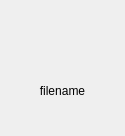
<?xml version="1.0" encoding="UTF-8"?>
<ui version="4.0">
 <class>FileWidget</class>
 <widget class="QWidget" name="FileWidget">
  <property name="geometry">
   <rect>
    <x>0</x>
    <y>0</y>
    <width>125</width>
    <height>136</height>
   </rect>
  </property>
  <property name="sizePolicy">
   <sizepolicy hsizetype="Fixed" vsizetype="Fixed">
    <horstretch>0</horstretch>
    <verstretch>0</verstretch>
   </sizepolicy>
  </property>
  <property name="minimumSize">
   <size>
    <width>100</width>
    <height>0</height>
   </size>
  </property>
  <property name="mouseTracking">
   <bool>true</bool>
  </property>
  <property name="focusPolicy">
   <enum>Qt::NoFocus</enum>
  </property>
  <property name="windowTitle">
   <string>Form</string>
  </property>
  <layout class="QGridLayout" name="gridLayout">
   <property name="leftMargin">
    <number>0</number>
   </property>
   <property name="topMargin">
    <number>0</number>
   </property>
   <property name="rightMargin">
    <number>0</number>
   </property>
   <property name="bottomMargin">
    <number>0</number>
   </property>
   <property name="horizontalSpacing">
    <number>0</number>
   </property>
   <property name="verticalSpacing">
    <number>4</number>
   </property>
   <item row="1" column="0">
    <widget class="QLabel" name="name">
     <property name="text">
      <string>filename</string>
     </property>
     <property name="alignment">
      <set>Qt::AlignHCenter|Qt::AlignTop</set>
     </property>
     <property name="wordWrap">
      <bool>true</bool>
     </property>
    </widget>
   </item>
   <item row="0" column="0">
    <widget class="QWidget" name="widget" native="true">
     <layout class="QHBoxLayout" name="horizontalLayout">
      <property name="spacing">
       <number>0</number>
      </property>
      <property name="leftMargin">
       <number>0</number>
      </property>
      <property name="topMargin">
       <number>0</number>
      </property>
      <property name="rightMargin">
       <number>0</number>
      </property>
      <property name="bottomMargin">
       <number>0</number>
      </property>
      <item>
       <widget class="QWidget" name="icon" native="true">
        <property name="sizePolicy">
         <sizepolicy hsizetype="Fixed" vsizetype="Fixed">
          <horstretch>0</horstretch>
          <verstretch>0</verstretch>
         </sizepolicy>
        </property>
        <property name="minimumSize">
         <size>
          <width>60</width>
          <height>80</height>
         </size>
        </property>
        <property name="layoutDirection">
         <enum>Qt::LeftToRight</enum>
        </property>
       </widget>
      </item>
     </layout>
    </widget>
   </item>
  </layout>
 </widget>
 <resources/>
 <connections/>
</ui>
